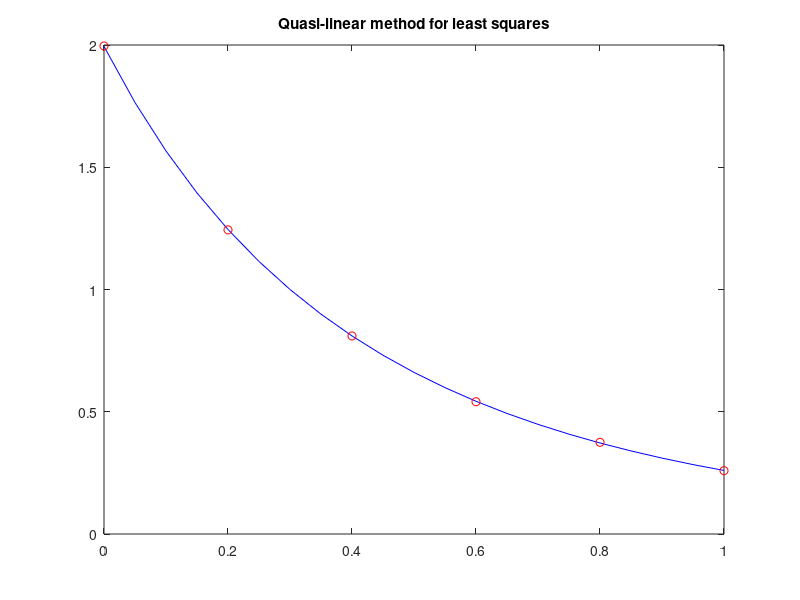

Recreate this plot in MATLAB.
x = [0.0:0.2:1.0];
y = [1.996, 1.244, 0.810, 0.541, 0.375, 0.259];

% normal equation
m = length(x);
S1 = m; S2 = sum(x); S3 = sum(log(1+x));
S4 = x*(x'); S5 = log(1+x)*(x'); S6 = log(1+x)*(log(1+x)');
C = [S1, S2, S3;
    S2, S4, S5;
    S3, S5, S6];
B = [sum(log(y));
    log(y)*(x');
    log(y)*(log(1+x)')];

% coefficient cal
A = C\B;
a0b = A(1); a1b = A(2); a2b = A(3);
a0 = exp(a0b); a1 = a1b; a2 = -a2b;

% least squares aprroximation 'yhat'
t = [0.0:0.05:1.0];
yhat_t = a0*exp(a1.*t)./(1+t).^a2;
plot(t, yhat_t,'b',x,y,'ro')
title('Quasi-linear method for least squares')

% least squares error 
yhat = a0.*exp(a1.*x)./((1+x).^a2);
lse = sum((y-yhat).^2);

